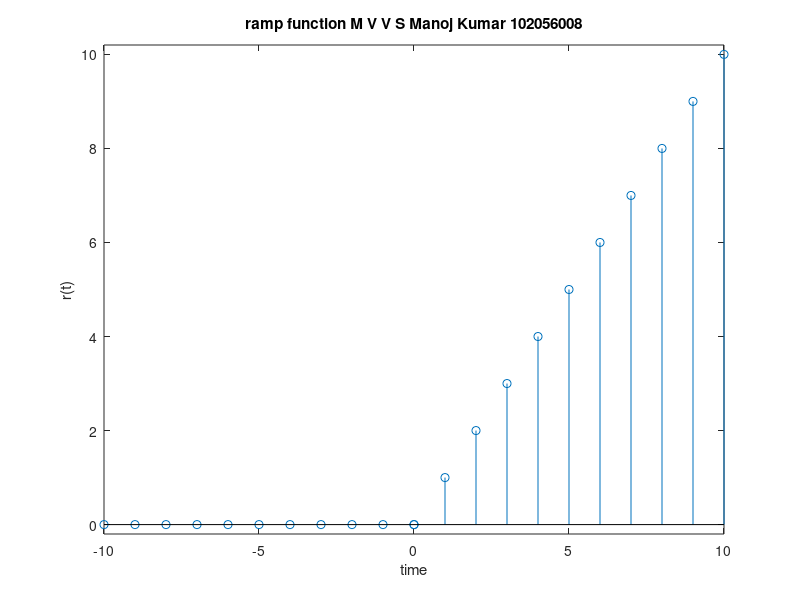

Write the MATLAB code that produced this figure.
%% signals and systems lab 

clc;
clear;
close all;
t1= -10:1:0;
t2= 0:1:10;
u1= zeros(size(t1));
u2= ones(size(t2));
t= [t1 t2];
u= [u1 u2];
ramp = t.*u;
stem(t,ramp);
ylim([-0.2,10.2]);
xlabel('time')
ylabel('r(t)')
title("ramp function M V V S Manoj Kumar 102056008")
